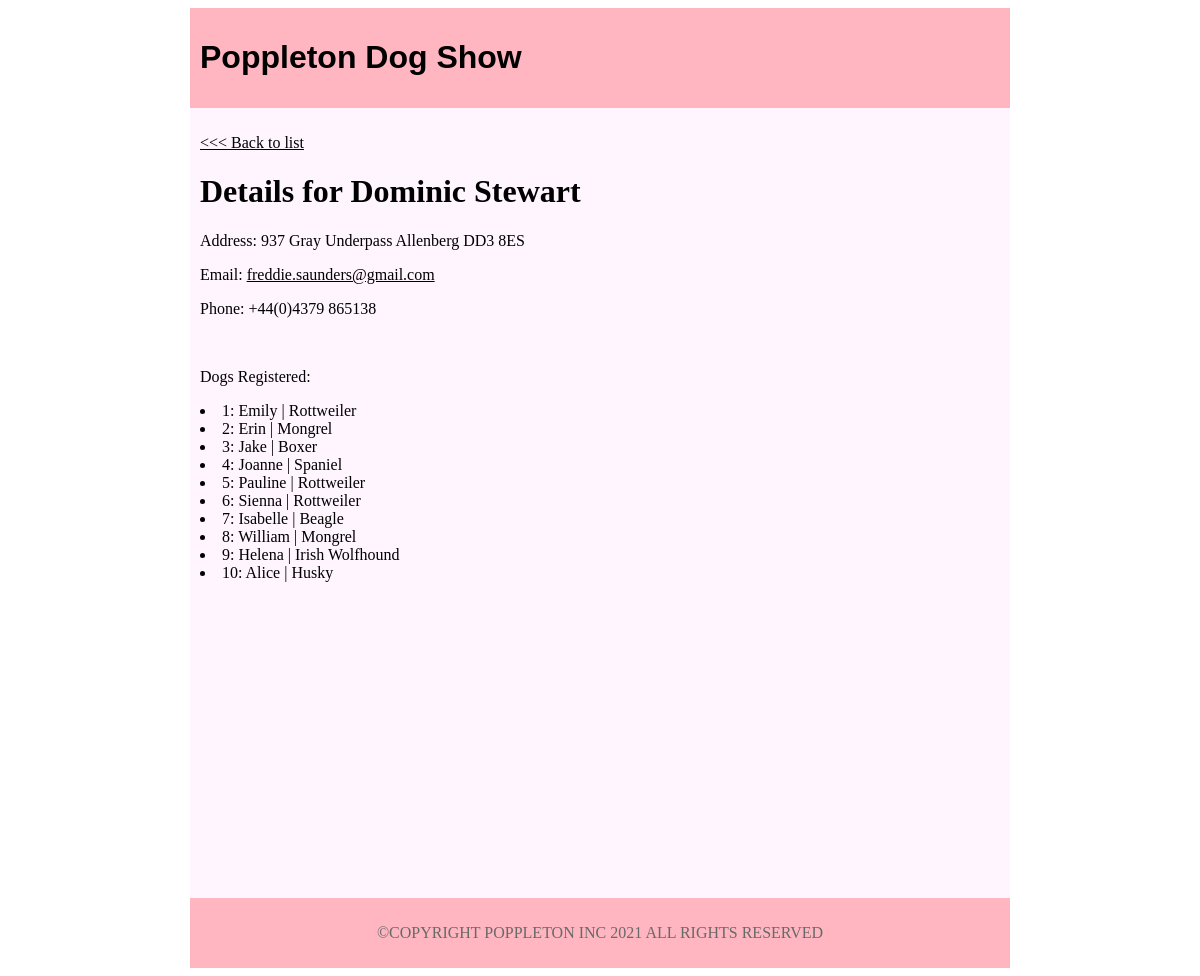
Screenshot of /owner_information.php?name=Dominic Stewart with the database file from the repository.
### tables this page shows
CREATE TABLE `owners` (
  `id` bigint(20) UNSIGNED NOT NULL,
  `name` text NOT NULL,
  `address` text NOT NULL,
  `email` text NOT NULL,
  `phone` text NOT NULL
);

CREATE TABLE `dogs` (
  `id` bigint(20) UNSIGNED NOT NULL,
  `name` text NOT NULL,
  `breed_id` bigint(20) UNSIGNED NOT NULL,
  `owner_id` bigint(20) UNSIGNED NOT NULL
);

CREATE TABLE `breeds` (
  `id` bigint(20) UNSIGNED NOT NULL,
  `name` text NOT NULL
);

### owner_information.php (the view, shortened to what this page needs)
<?php
include "connect.php";
$selectedName=$_GET['name'];
$query = $conn->prepare("SELECT * FROM owners WHERE owners.name = :name;");
$query->bindValue(':name', $selectedName);
$query->execute();
$ownerDetails=$query->fetch();
$query2 = $conn->prepare("SELECT dogs.name, breeds.name AS breed_name FROM owners, dogs, breeds WHERE owners.name = :name AND dogs.owner_id = owners.id AND dogs.breed_id = breeds.id;");
$query2->bindValue(':name', $selectedName);
$query2->execute();
$listOfDogs=$query2->fetchAll();
?>
<div class="content">
	<p><a href="index.php"><<< Back to list</a></p>
	<?php
  	if($ownerDetails){
  		echo "<h1>Details for $selectedName</h1>";
		echo "<p>Address: {$ownerDetails['address']}</p>";
		echo "<p>Email:  <a href = 'mailto: '. $ownerDetails[email]>{$ownerDetails['email']}</a></p>";
		echo "<p>Phone: {$ownerDetails['phone']}</p> <br>";
		echo "<p>Dogs Registered: </p>";
		if($listOfDogs){
			$count = 1;
   			foreach ($listOfDogs as $dog) {
   				echo "<li>";
        		echo "$count: {$dog['name']} | {$dog['breed_name']}";
        		echo "</li>";
        		$count = $count + 1;
 			}
 		} else{
   		 echo "This owner has not registered any dogs";
 		}
	} else {
		echo "<p>We can't find any owners under this name.</p>";
	}
	?>
</div>
</body>
</html>

### rows the page displays
owners: address "937 Gray Underpass Allenberg DD3 8ES", email "freddie.saunders@gmail.com", phone "+44(0)4379 865138"
dogs: name "Emily", breed.name "Rottweiler"
dogs: name "Erin", breed.name "Mongrel"
dogs: name "Jake", breed.name "Boxer"
dogs: name "Joanne", breed.name "Spaniel"
dogs: name "Pauline", breed.name "Rottweiler"
dogs: name "Sienna", breed.name "Rottweiler"
dogs: name "Isabelle", breed.name "Beagle"
dogs: name "William", breed.name "Mongrel"
dogs: name "Helena", breed.name "Irish Wolfhound"
dogs: name "Alice", breed.name "Husky"

### other values shown
$selectedName "Dominic Stewart"
